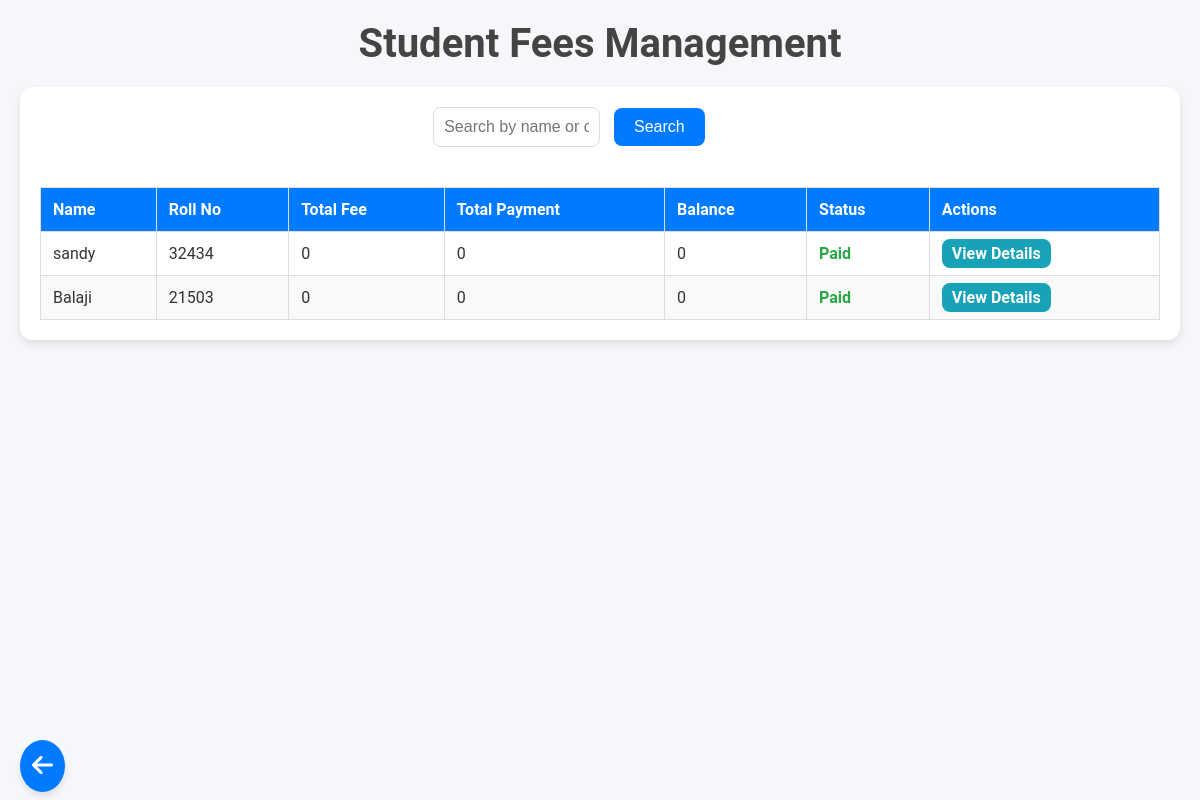
The page /students-fees/ (signed in) on the database its author committed.
### app1/models.py (models this page shows, shortened)
class Student(models.Model):
    user = models.OneToOneField(User, on_delete=models.CASCADE, related_name="student_profile")
    name = models.CharField(max_length=255)
    email = models.EmailField(max_length=255)
    phone_number = models.CharField(max_length=15)
    face_embedding = models.JSONField(blank=True, null=True)
    authorized = models.BooleanField(default=False)
    roll_no = models.CharField(max_length=20,unique=True)
    address = models.TextField()
    date_of_birth = models.DateField()
    joining_date = models.DateField()
    mother_name = models.CharField(max_length=255)
    father_name = models.CharField(max_length=255)
    session = models.ForeignKey(Session, on_delete=models.CASCADE, related_name="students")
    courses = models.ManyToManyField(Course, related_name="students")
    department = models.ManyToManyField(Department, related_name="students")
    semester= models.ManyToManyField(Semester, related_name="students")

### app1/views.py (the view)
# urls.py: path('students-fees/', views.student_list_with_fees, name='student_list_with_fees'),
@staff_member_required
def student_list_with_fees(request):
    search_query = request.GET.get('search', '')  # Get the search query from the URL
    students = Student.objects.filter(
        name__icontains=search_query
    ) | Student.objects.filter(
        semester__name__icontains=search_query  # Adjust this field if 'semester' is a ForeignKey
    )
    student_data = []
    for student in students:
        total_fee = student.fees.aggregate(total_fee=Sum('total_fee'))['total_fee'] or 0
        total_payment = student.fees.aggregate(total_payment=Sum('payments__amount'))['total_payment'] or 0
        balance = total_fee - total_payment
        fee_status = 'Paid' if balance <= 0 else 'Pending'
        student_data.append({
            'student': student,
            'total_fee': total_fee,
            'total_payment': total_payment,
            'balance': balance,
            'fee_status': fee_status,
        })
    return render(request, 'student_list_with_fees.html', {'student_data': student_data, 'search_query': search_query})

### templates/student_list_with_fees.html (shortened to what this page needs)
<!DOCTYPE html>
<html lang="en">
<head>
    <link href="https://cdnjs.cloudflare.com/ajax/libs/font-awesome/6.0.0-beta3/css/all.min.css" rel="stylesheet">
</head>
<body>
    <h1>Student Fees Management</h1>
    <div class="container">
        <div class="search-form">
            <form method="get">
                <input type="text" name="search" placeholder="Search by name or class" value="{{ search_query }}">
                <button type="submit">Search</button>
            </form>
        </div>
        <div class="table-container">
            <table>
                <thead>
                    <tr>
                        <th>Name</th>
                        <th>Roll No</th>
                        <th>Total Fee</th>
                        <th>Total Payment</th>
                        <th>Balance</th>
                        <th>Status</th>
                        <th>Actions</th>
                    </tr>
                </thead>
                <tbody>
                    {% for data in student_data %}
                    <tr>
                        <td>{{ data.student.name }}</td>
                        <td>{{ data.student.roll_no }}</td>
                        <td>{{ data.total_fee }}</td>
                        <td>{{ data.total_payment }}</td>
                        <td>{{ data.balance }}</td>
                        <td class="status {% if data.fee_status == 'Paid' %}paid{% else %}unpaid{% endif %}">
                            {{ data.fee_status }}
                        </td>
                        <td class="actions">
                            <a href="{% url 'student_fee_details' data.student.id %}">View Details</a>
                        </td>
                    </tr>
                    {% endfor %}
                </tbody>
            </table>
        </div>
    </div>
    <div class="footer">
        <a href="{% url 'home' %}" title="Back">
            <i class="fas fa-arrow-left"></i>
        </a>
    </div>
</body>
</html>

### templates/student_list_with_fees.html (style rules this page uses)
* { margin: 0; padding: 0; box-sizing: border-box; }
body { font-family: 'Roboto', sans-serif; background: #f5f7fa; color: #333; padding: 20px; }
h1 { text-align: center; font-size: 2.5rem; color: #444; margin-bottom: 20px; }
.container { max-width: 1200px; margin: 0 auto; background: #fff; padding: 20px; border-radius: 12px; box-shadow: 0 4px 8px rgba(0, 0, 0, 0.1); }
.search-form { display: flex; justify-content: center; margin-bottom: 20px; }
.search-form input { width: 50%; padding: 10px; font-size: 16px; border: 1px solid #ddd; border-radius: 8px; outline: none; transition: all 0.3s ease; }
.search-form button { padding: 10px 20px; font-size: 16px; margin-left: 10px; background-color: #007bff; color: #fff; border: none; border-radius: 8px; cursor: pointer; transition: background-color 0.3s ease; }
.table-container { overflow-x: auto; }
table { width: 100%; border-collapse: collapse; margin-top: 20px; min-width: 800px; }
table th, table td { text-align: left; padding: 12px; border: 1px solid #ddd; }
table th { background-color: #007bff; color: #fff; }
table tr:nth-child(even) { background-color: #f9f9f9; }
.status.paid { color: #28a745; font-weight: bold; }
.actions a { text-decoration: none; background-color: #17a2b8; color: #fff; padding: 5px 10px; border-radius: 8px; font-weight: bold; transition: background-color 0.3s ease; }
.footer { position: fixed; left: 20px; bottom: 20px; z-index: 10; }
.footer a { text-decoration: none; font-size: 24px; background-color: #007bff; color: #fff; padding: 12px; border-radius: 50%; box-shadow: 0 4px 6px rgba(0, 0, 0, 0.1); transition: all 0.3s ease; }

### rows shown on the page
Student: student.name "sandy", student.roll_no "32434", total_fee "0", total_payment "0", balance "0", fee_status "Paid"
Student: student.name "Balaji", student.roll_no "21503", total_fee "0", total_payment "0", balance "0", fee_status "Paid"
